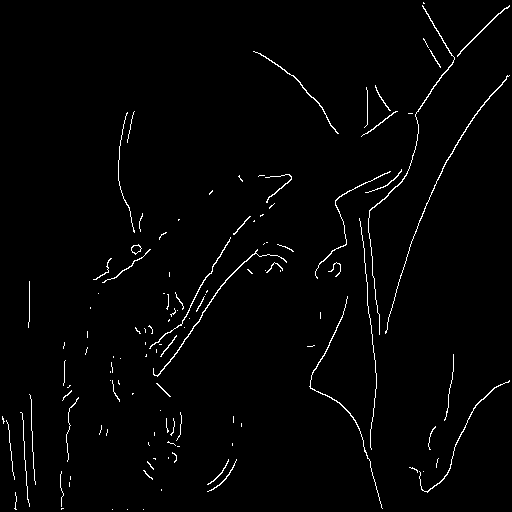
#> input picture MP2/code/output/strong_edges_low1_high30.png, 512 x 512 px, given in place of lena.png, which was not available; the run also reads 2 pictures not shown here
$ python MP2.py
#> lines starting #> are read from the running program, lines starting #| are printed output that depends on the picture; after the words box and inside, x2 and y2 are one past the last pixel; in counts of white or black regions, pixels touching at a corner belong together; pictures that were not available may be replaced by others from this repository, and a replacement may not be noted
# -*- coding: utf-8 -*-
"""CV-MP2.ipynb

Automatically generated by Colab.

Original file is located at
    https://colab.research.google.com/drive/1ZfvTI9cJ1ImBruCuC5yqU9SAY88rdIH5
"""

import cv2
import numpy as np
import math
import matplotlib.pyplot as plt

def convolution(im, kernel):
    kernel = np.flip(np.flip(kernel, axis=0), axis=1)
    im_height, im_width = im.shape
    kernel_size = kernel.shape[0]
    pad_size = int((kernel_size - 1) / 2)
    im_padded = np.zeros((im_height + pad_size * 2, im_width + pad_size * 2))
    im_padded[pad_size:-pad_size, pad_size:-pad_size] = im

    im_out = np.zeros_like(im)
    for x in range(im_width):
        for y in range(im_height):
            im_patch = im_padded[y:y + kernel_size, x:x + kernel_size]
            new_value = np.sum(kernel * im_patch)
            im_out[y, x] = new_value
    return im_out

def get_gaussian_kernel(kernel_size, sigma):
    kernel_x = np.linspace(-(kernel_size // 2), kernel_size // 2, kernel_size)
    for i in range(kernel_size):
        kernel_x[i] = np.exp(-(kernel_x[i] / sigma) ** 2 / 2)
    kernel = np.outer(kernel_x.T, kernel_x.T)
    kernel *= 1.0 / kernel.sum()
    return kernel

def compute_gradient(im):
    sobel_filter_x = np.array([[1, 0, -1], [2, 0, -2], [1, 0, -1]])
    sobel_filter_y = np.array([[1, 2, 1], [0, 0, 0], [-1, -2, -1]])
    gradient_x = convolution(im, sobel_filter_x)
    gradient_y = convolution(im, sobel_filter_y)

    magnitude = np.sqrt(np.square(gradient_x) + np.square(gradient_y))
    magnitude *= 255.0 / magnitude.max()
    direction = np.arctan2(gradient_y, gradient_x)
    direction = np.degrees(direction) % 180
    return magnitude, direction

def nms(magnitude, direction):
    height, width = magnitude.shape
    res = np.zeros(magnitude.shape)
    direction[direction < 0] += 180

    for y in range(1, height - 1):
        for x in range(1, width - 1):
            current_direction = direction[y, x]
            current_magnitude = magnitude[y, x]

            if (0 <= current_direction < 22.5) or (157.5 <= current_direction < 180):
                p = magnitude[y, x - 1]
                r = magnitude[y, x + 1]
            elif 22.5 <= current_direction < 67.5:
                p = magnitude[y + 1, x + 1]
                r = magnitude[y - 1, x - 1]
            elif 67.5 <= current_direction < 112.5:
                p = magnitude[y - 1, x]
                r = magnitude[y + 1, x]
            else:
                p = magnitude[y - 1, x + 1]
                r = magnitude[y + 1, x - 1]

            if current_magnitude >= p and current_magnitude >= r:
                res[y, x] = current_magnitude

    return res

def hysteresis_thresholding(magnitude, low_threshold, high_threshold):
    strong_edges = np.zeros_like(magnitude, dtype=np.uint8)
    weak_edges = np.zeros_like(magnitude, dtype=np.uint8)
    noise_edges = np.zeros_like(magnitude, dtype=np.uint8)

    strong_edges[magnitude >= high_threshold] = 255
    weak_edges[(magnitude >= low_threshold) & (magnitude < high_threshold)] = 255
    noise_edges[magnitude < low_threshold] = 255

    return strong_edges, weak_edges, noise_edges

def edge_linking(strong_edges, weak_edges):
    height, width = strong_edges.shape
    output = np.zeros_like(strong_edges)

    for y in range(height):
        for x in range(width):
            if strong_edges[y, x] == 255:
                output[y, x] = 255
            elif weak_edges[y, x] == 255:
                if ((x > 0 and strong_edges[y, x - 1] == 255) or
                    (x < width - 1 and strong_edges[y, x + 1] == 255) or
                    (y > 0 and strong_edges[y - 1, x] == 255) or
                    (y < height - 1 and strong_edges[y + 1, x] == 255) or
                    (x > 0 and y > 0 and strong_edges[y - 1, x - 1] == 255) or
                    (x < width - 1 and y > 0 and strong_edges[y - 1, x + 1] == 255) or
                    (x > 0 and y < height - 1 and strong_edges[y + 1, x - 1] == 255) or
                    (x < width - 1 and y < height - 1 and strong_edges[y + 1, x + 1] == 255)):
                    output[y, x] = 255

    return output

im = cv2.imread("../lena.png", 0)
#> im: shape (512, 512); 1.7% white in thin lines or dots
im = im.astype(float)
#> im: shape (512, 512) float64; 1.7% white in thin lines or dots

gaussian_kernel = get_gaussian_kernel(9, 3)
im_smoothed = convolution(im, gaussian_kernel)
#> in convolution, `im_padded[pad_size:-pad_size, pad_size:-pad_size] = im`: im_padded: shape (520, 520) float64; 1.7% white in thin lines or dots

gradient_magnitude, gradient_direction = compute_gradient(im_smoothed)

nms_magnitude = nms(gradient_magnitude, gradient_direction)

thresholds = [(5, 20), (1, 30), (5, 50)]
for low_threshold, high_threshold in thresholds:
    strong_edges, weak_edges, noise_edges = hysteresis_thresholding(nms_magnitude, low_threshold, high_threshold)

    final_edges = edge_linking(strong_edges, weak_edges)
    plt.figure(figsize=(12, 6))

    plt.subplot(1, 4, 1)
    plt.title(f'Strong Edges (Low: {low_threshold}, High: {high_threshold})')
    plt.imshow(strong_edges, cmap='gray')

    plt.subplot(1, 4, 2)
    plt.title('Weak Edges')
    plt.imshow(weak_edges, cmap='gray')

    plt.subplot(1, 4, 3)
    plt.title('Noise Edges')
    plt.imshow(noise_edges, cmap='gray')

    plt.subplot(1, 4, 4)
    plt.title('Final Edges')
    plt.imshow(final_edges, cmap='gray')

    plt.show()

    cv2.imwrite(f'output/strong_edges_low{low_threshold}_high{high_threshold}.png', strong_edges)
    cv2.imwrite(f'output/weak_edges_low{low_threshold}_high{high_threshold}.png', weak_edges)
    cv2.imwrite(f'output/noise_edges_low{low_threshold}_high{high_threshold}.png', noise_edges)
    cv2.imwrite(f'output/final_edges_low{low_threshold}_high{high_threshold}.png', final_edges)
#> strong_edges: shape (512, 512); 3.6% white in thin lines or dots

def HoughTransform(edge_map):
    theta_values = np.deg2rad(np.arange(-90.0, 90.0))
    height, width = edge_map.shape
    diagonal_length = int(round(math.sqrt(width * width + height * height)))
    rho_values = np.linspace(-diagonal_length, diagonal_length, diagonal_length * 2 + 1)

    accumulator = np.zeros((len(rho_values), len(theta_values)), dtype=int)
    y_coordinates, x_coordinates = np.nonzero(edge_map)

    for edge_idx in range(len(x_coordinates)):
        x = x_coordinates[edge_idx]
        y = y_coordinates[edge_idx]
        for theta_idx in range(len(theta_values)):
            theta = theta_values[theta_idx]
            rho = int(round(x * np.cos(theta) + y * np.sin(theta)))
            accumulator[rho + diagonal_length, theta_idx] += 1

    return accumulator, theta_values, rho_values

def non_maximum_suppression(accumulator, threshold=30):
    suppressed = np.zeros_like(accumulator)
    indices = np.argwhere(accumulator > threshold)

    for idx in indices:
        rho_idx, theta_idx = idx
        value = accumulator[rho_idx, theta_idx]
        if np.all(value >= accumulator[rho_idx - 1:rho_idx + 2, theta_idx - 1:theta_idx + 2]):
            suppressed[rho_idx, theta_idx] = value

    return suppressed

def draw_lines(im, lines, rho_values, theta_values):
    height, width = im.shape[:2]
    for line in lines:
        rho = rho_values[line[0]]
        theta = theta_values[line[1]]
        slope = -np.cos(theta) / np.sin(theta)
        intercept = rho / np.sin(theta)
        x1, x2 = 0, width
        y1 = int(slope * x1 + intercept)
        y2 = int(slope * x2 + intercept)
        cv2.line(im, (x1, y1), (x2, y2), (0, 0, 255), 2)

for image_path in ['paper.bmp', 'shape.bmp']:
    im = cv2.imread(image_path)
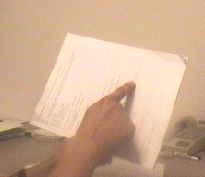
#> input picture MP2/code/paper.bmp, 205 x 177 px
#> im is the input picture: shape (177, 205, 3); mean B, G, R 144.6, 171.8, 206.6
    im_gray = cv2.cvtColor(im, cv2.COLOR_BGR2GRAY)
    edge_map = cv2.Canny(im_gray, 70, 150)
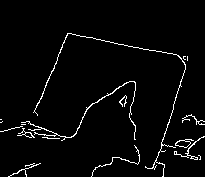
#> edge_map: shape (177, 205); 3.2% white in thin lines or dots, all inside (x1, y1, x2, y2) = (0, 33, 205, 177)
    accumulator, theta_values, rho_values = HoughTransform(edge_map)
#> in HoughTransform, `y_coordinates, x_coordinates = np.nonzero(edge_map)`: y_coordinates = 1164 values from 33 to 176; x_coordinates = 1164 values, max 204 at index 516, min 0 at index 478, mean 112.8
#> the loop in HoughTransform, `for edge_idx in range(len(x_coordinates)):` made 1164 passes
#> (x, y) on passes 1 to 3: (67, 33), (68, 33), (69, 33)
#> theta_values = 180 values from -1.57 to 1.55; rho_values = 543 values from -271 to 271
    suppressed_accumulator = non_maximum_suppression(accumulator)
#> in non_maximum_suppression, `indices = np.argwhere(accumulator > threshold)`: indices = 81 pairs, first value 135 to 471, second value 1 to 164
#> the loop in non_maximum_suppression, `for idx in indices:` made 81 passes
#> (rho_idx, theta_idx, value) on passes 1 to 12: (135, 1, 32), (137, 2, 32), (137, 4, 35), (138, 2, 33), (138, 5, 31), (139, 3, 37), (139, 6, 32), (140, 4, 43), (140, 7, 31), (141, 5, 51), (141, 7, 35), (142, 5, 33)
#> after the loop in non_maximum_suppression, `for idx in indices:`:
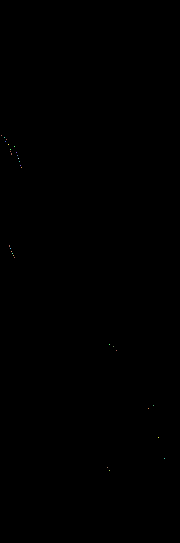
#> suppressed: shape (543, 180) int64; 19 distinct labels, from 0 to 80; one colour per label, 0 black
    lines = np.argwhere(suppressed_accumulator > 40)
#> lines = 14 rows, first 8: [141, 5], [144, 8], [152, 16], [155, 17], [165, 20], [167, 21], [248, 10], [251, 11]
    draw_lines(im, lines, rho_values, theta_values)
#> the loop in draw_lines, `for line in lines:` made 14 passes
#> (line, rho, theta, slope, intercept, y1, y2) on passes 1 to 12: ([141, 5], -130, -1.48, 0.0875, 130.5, 130, 148), ([144, 8], -127, -1.43, 0.141, 128.2, 128, 157), ([152, 16], -119, -1.29, 0.287, 123.8, 123, 182), ([155, 17], -116, -1.27, 0.306, 121.3, 121, 183), ([165, 20], -106, -1.22, 0.364, 112.8, 112, 187), ([167, 21], -104, -1.2, 0.384, 111.4, 111, 190), ([248, 10], -23, -1.4, 0.176, 23.35, 23, 59), ([251, 11], -20, -1.38, 0.194, 20.37, 20, 60), ([253, 12], -18, -1.36, 0.213, 18.4, 18, 61), ([255, 13], -16, -1.34, 0.231, 16.42, 16, 63), ([346, 113], 75, 0.401, -2.36, 191.9, 191, -291), ([408, 148], 137, 1.01, -0.625, 161.5, 161, 33)
#> after the loop in draw_lines, `for line in lines:`: im: shape (177, 205, 3); 14.52% of pixels changed, all inside (x1, y1, x2, y2) = (0, 0, 205, 177)

    plt.figure(figsize=(10, 5))
    plt.subplot(1, 3, 1)
    plt.imshow(edge_map, cmap='gray')
    plt.title('Edges')
    plt.axis('off')

    plt.subplot(1, 3, 2)
    plt.imshow(cv2.cvtColor(im, cv2.COLOR_BGR2RGB))
    plt.title('Output with Lines')
    plt.axis('off')

    plt.tight_layout()
    plt.show()

    edge_map_filename = f"output/{image_path.split('.')[0]}_edge_map.png"
    output_with_lines_filename = f"output/{image_path.split('.')[0]}_output_lines.png"
    cv2.imwrite(edge_map_filename, edge_map)
    cv2.imwrite(output_with_lines_filename, cv2.cvtColor(im, cv2.COLOR_BGR2RGB))
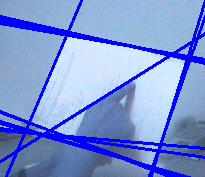
#> saved as paper_output_lines.png: shape (177, 205, 3); mean B, G, R 214.7, 147.9, 124.8
#> pass 2 of the loop `for image_path in ['paper.bmp', 'shape.bmp']:`:
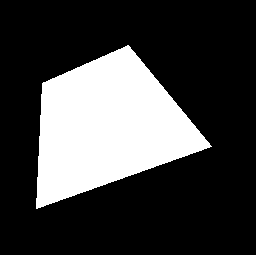
#> input picture MP2/code/shape.bmp, 256 x 255 px
#> im is the input picture: shape (255, 256, 3); 25.9% white; 1 white region, box (x1, y1, x2, y2) and area: (36, 45, 212, 209) 16922
#> edge_map: shape (255, 256); 0.85% white in thin lines or dots, all inside (x1, y1, x2, y2) = (35, 45, 212, 209)
#> the loop in HoughTransform (call 2), `for edge_idx in range(len(x_coordinates)):` made 552 passes
#> (x, y) on passes 1 to 3: (126, 45), (127, 45), (128, 45)
#> `accumulator, theta_values, rho_values = HoughTransform(edge_map)`: rho_values = 723 values from -361 to 361
#> indices = 41 pairs, first value 402 to 572, second value 48 to 162
#> the loop in non_maximum_suppression (call 2), `for idx in indices:` made 41 passes
#> (rho_idx, theta_idx, value) on passes 1 to 8: (402, 91, 35), (404, 92, 72), (405, 92, 34), (406, 93, 49), (407, 93, 77), (408, 94, 34), (409, 94, 49), (410, 94, 40)
#> after the loop in non_maximum_suppression (call 2), `for idx in indices:`:
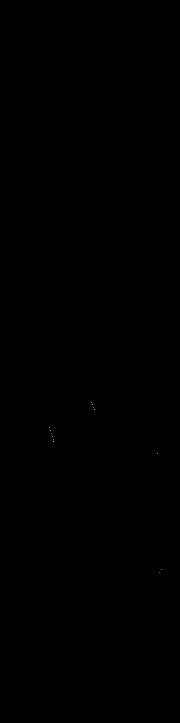
#> suppressed: shape (723, 180) int64; 14 distinct labels, from 0 to 114; one colour per label, 0 black
#> lines = [[404, 92], [407, 93], [409, 94], [427, 49], [430, 50], [433, 51], [436, 52], [453, 157], [569, 161]]
#> the loop in draw_lines (call 2), `for line in lines:` made 9 passes
#> `cv2.imwrite(output_with_lines_filename, cv2.cvtColor(im, cv2.COLOR_BGR..`:
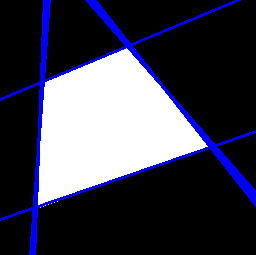
#> saved as shape_output_lines.png: shape (255, 256, 3); mean B, G, R 79.4, 61.9, 61.9

def detect_lines(image_path, edge_threshold1, edge_threshold2, hough_rho, hough_theta, hough_threshold):
    img = cv2.imread(image_path)

    gray = cv2.cvtColor(img, cv2.COLOR_BGR2GRAY)

    edges = cv2.Canny(gray, edge_threshold1, edge_threshold2)

    lines = cv2.HoughLines(edges, hough_rho, hough_theta, hough_threshold)

    for rho, theta in lines[:, 0]:
        a = np.cos(theta)
        b = np.sin(theta)
        x0 = a * rho
        y0 = b * rho
        x1 = int(x0 + 1000 * (-b))
        y1 = int(y0 + 1000 * (a))
        x2 = int(x0 - 1000 * (-b))
        y2 = int(y0 - 1000 * (a))

        cv2.line(img, (x1, y1), (x2, y2), (0, 0, 255), 2)


    img_rgb = cv2.cvtColor(img, cv2.COLOR_BGR2RGB)
    plt.imshow(img_rgb)
    plt.axis('off')
    plt.show()
    filename = f"output/{image_path.split('.')[0]}_edges_p4.png"

    cv2.imwrite(filename, img_rgb)

detect_lines('paper.bmp', 30, 100, 1, np.pi / 180, 53)
#> the loop in detect_lines, `for rho, theta in lines[:, 0]:` made 17 passes
#> (rho, theta) on passes 1 to 12: (20, 1.76), (75, 0.401), (18, 1.78), (196, 0.297), (88, 0.401), (76, 0.419), (197, 0.314), (87, 0.384), (74, 0.384), (138, 0.995), (137, 1.01), (129, 1.68)
#> after the loop in detect_lines, `for rho, theta in lines[:, 0]:`:
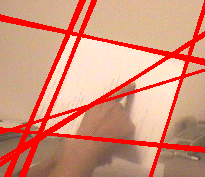
#> img: shape (177, 205, 3); 15.98% of pixels changed, all inside (x1, y1, x2, y2) = (0, 0, 205, 177)
detect_lines('shape.bmp', 30, 100, 1, np.pi / 180, 40)
#> call 2 of detect_lines, with image_path = 'shape.bmp', edge_threshold1 = 30, edge_threshold2 = 100, hough_rho = 1, hough_theta = 0.0175, hough_threshold = 40
#> the loop in detect_lines (call 2), `for rho, theta in lines[:, 0]:` made 10 passes
#> (rho, theta) on passes 1 to 10: (-72, 2.46), (208, 1.24), (209, 1.22), (-69, 2.44), (46, 0.0524), (43, 0.0349), (-75, 2.48), (48, 0.0698), (-66, 2.43), (92, 1.17)
#> after the loop in detect_lines (call 2), `for rho, theta in lines[:, 0]:`:
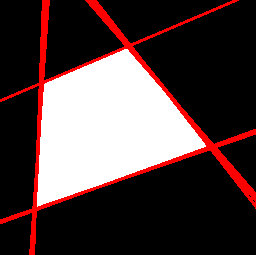
#> img: shape (255, 256, 3); 7.44% of pixels changed, all inside (x1, y1, x2, y2) = (0, 0, 256, 255)
img = cv2.imread('lena.png', cv2.IMREAD_GRAYSCALE)
#> img: shape (512, 512); 3% white in thin lines or dots
edges = cv2.Canny(img, 100, 200)
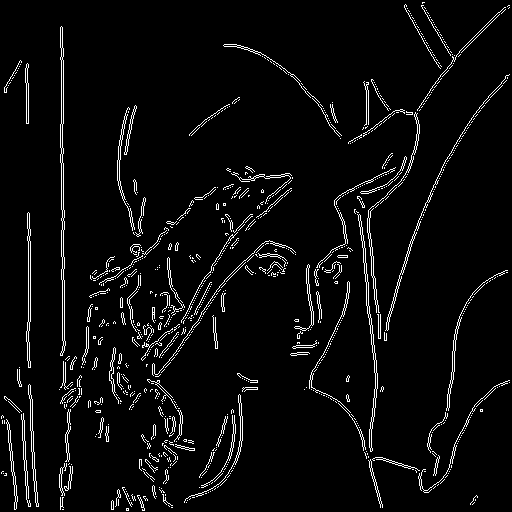
#> edges: shape (512, 512); 4.5% white in thin lines or dots
cv2.imwrite("output/lena_edges_p4.png", edges)
plt.subplot(122), plt.imshow(edges, cmap='gray')
plt.show()
